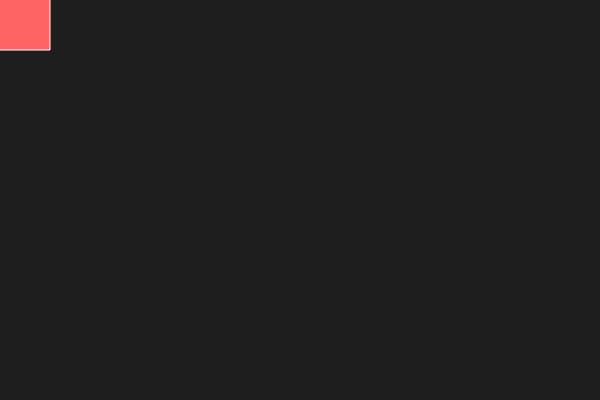
Frame 1 (no input)
Frame 60 (no input): identical to frame 1, image omitted
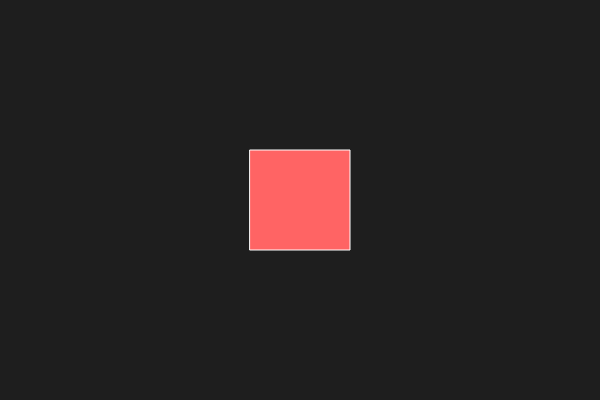
Frame 120 (the mouse pressed at the canvas centre since frame 60)

The p5.js sketch that drew these frames (run headless with seeded random() and noise() and a simulated clock; from frame 60 on, the mouse is pressed at the canvas centre):

// p5.js sketch
// ── sketch.js
// Quadrado Vivo - Uma animação interativa com transformações geométricas
// Autores: Lucas Magalhães Castro Rodrigues

let angle = 0;          // Ângulo de rotação
let scaleFactor = 1;    // Fator de escala

function setup() {
  createCanvas(600, 400);  // Define o tamanho do canvas
  rectMode(CENTER);        // Desenha os retângulos a partir do centro
}

function draw() {
  background(30);  // Cor de fundo

  // Salva o estado atual do desenho
  push();  

  // === TRANSFORMAÇÕES ===
  translate(mouseX, mouseY);   // Move a origem para a posição do mouse
  rotate(angle);               // Aplica rotação
  scale(scaleFactor);          // Aplica escala

  // === DESENHO ===
  fill(255, 100, 100);         // Cor de preenchimento
  stroke(255);                 // Cor da borda
  rect(0, 0, 100, 100);        // Quadrado central

  // Restaura o estado do desenho para evitar acúmulo de transformações
  pop();
}

// === INTERAÇÕES COM O TECLADO ===
function keyPressed() {
  if (key === 'r' || key === 'R') {
    angle += PI / 8;  // Rotaciona 22.5 graus
  } else if (key === 's' || key === 'S') {
    scaleFactor += 0.1;  // Aumenta a escala
  } else if (key === 'd' || key === 'D') {
    scaleFactor = max(0.1, scaleFactor - 0.1);  // Diminui a escala, mínimo 0.1
  }
}
